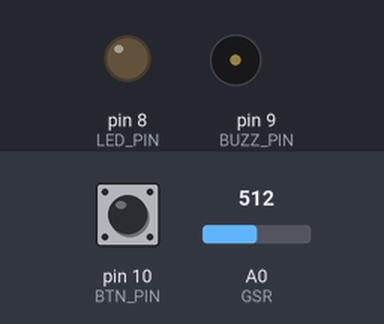
The sketch below on a simulated Arduino Uno, built with avr-gcc and run on an emulated ATmega328P. Parts: output pins drawn as LEDs (lit = HIGH), buzzer (waves = sounding). Dashed ring = blinking. Inputs (shaded band) come from the test bench; at power-on: A0 (GSR) = 512, pin 10 (BTN_PIN) HIGH. What the sketch prints to the serial monitor is not drawn.

Above: at 1.7 s.
1.8 s: A0 (GSR) set to 549
At 2.2 s:
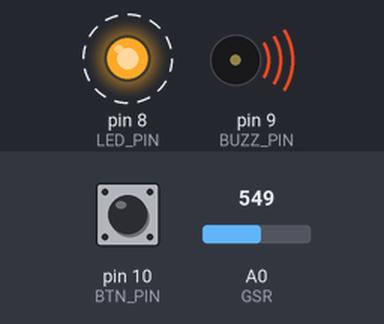
4.8 s: pin 10 (BTN_PIN) pulled LOW for 1 s
At 5.3 s:
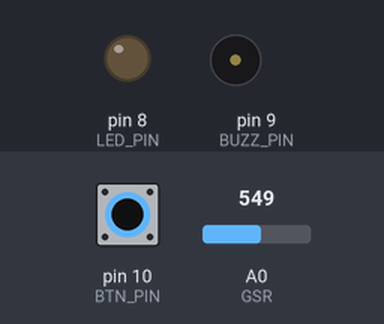
7.3 s: A0 (GSR) set to 560
8.8 s: A0 (GSR) set to 586
At 11.7 s:
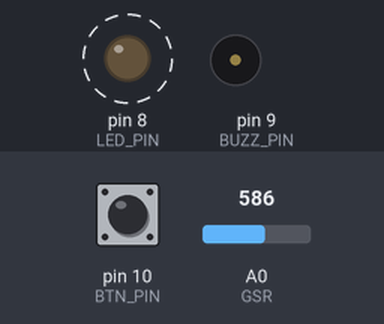
11.8 s: A0 (GSR) set to 511
At 12.5 s:
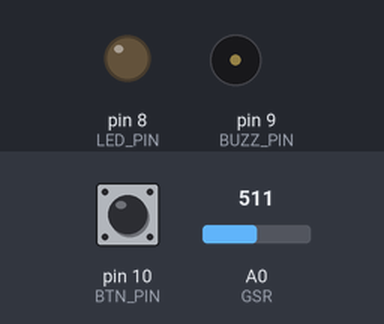
Timing chart, 0 to 14.3 s (numbered marks = the images above; inputs shaded):
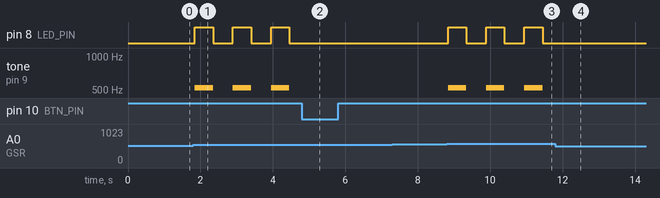

The sketch:

GSR_Detector.ino
```cpp
const int GSR=A0;
int sensorValue=0;
int gsr_average=0;

bool isOn = true;

int GSR_VALUE =512; //GSR 센서의 기준값. 이 값보다 크면 거짓말로 판정함.
#define LED_PIN 8 //LED 핀
#define BUZZ_PIN 9 //부저 핀
#define BTN_PIN 10 //부저 핀

void getSensorVal() {
  long sum=0;
  for(int i=0;i<10;i++)
  {
  sensorValue=analogRead(GSR);
  sum += sensorValue;
  delay(5);
  }
  gsr_average = sum/10;
}

void setup(){
  Serial.begin(9600);
  pinMode(LED_PIN,OUTPUT);
  pinMode(BUZZ_PIN,OUTPUT);
  pinMode(BTN_PIN,INPUT_PULLUP);
  digitalWrite(LED_PIN,LOW);
  long sum=0;
  for(int i=0;i<10;i++)
  {
      getSensorVal();
      sum += gsr_average;
  }
  GSR_VALUE = sum/10+20;
}


void loop(){
  if(digitalRead(BTN_PIN)==LOW) {
    isOn = !isOn;
    if(isOn==true) {
      long sum=0;
      for(int i=0;i<10;i++) {

        getSensorVal();
        sum += gsr_average;
      }
      GSR_VALUE = sum/10+20;
      Serial.println("기준값 : " +GSR_VALUE);
    }
    delay(200);
  }
  if(!isOn) return;
  getSensorVal();
  Serial.println( gsr_average);
  if(gsr_average > GSR_VALUE) {
    Serial.println("거짓말입니다. ");

    digitalWrite(LED_PIN,HIGH);
    tone(BUZZ_PIN, 523);
    delay(500);

    digitalWrite(LED_PIN,LOW);
    noTone(BUZZ_PIN);
    delay(500);
  }
}
```

Measured:
- the behaviour switches between 532 and 533 on A0 (GSR) (found by bisection; images 0 and 1)
- the behaviour switches between 569 and 570 on A0 (GSR) (found by bisection; images 2 and 3)
- after the input at 1.8 s, pin 8 (LED_PIN): alternates HIGH for 0.50 s and LOW for 0.55 s, starting after 0.05 s; tone on pin 9 (BUZZ_PIN): alternates 523 Hz for 0.50 s and silent for 0.55 s, starting after 0.05 s
- after the input at 4.8 s, pin 8 (LED_PIN): stops changing and stays LOW; tone on pin 9 (BUZZ_PIN): stops changing and stays silent
- after the input at 7.3 s, every drawn part: stays the same
- after the input at 8.8 s, pin 8 (LED_PIN): alternates HIGH for 0.50 s and LOW for 0.55 s, starting at once; tone on pin 9 (BUZZ_PIN): alternates 523 Hz for 0.50 s and silent for 0.55 s, starting at once
- after the input at 11.8 s, pin 8 (LED_PIN): stops changing and stays LOW; tone on pin 9 (BUZZ_PIN): stops changing and stays silent
